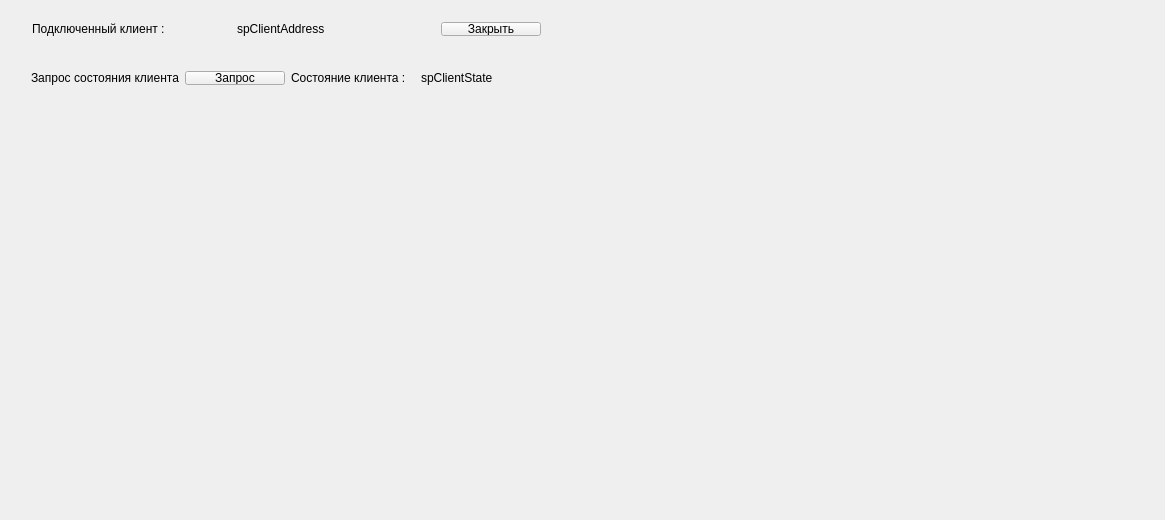
<?xml version="1.0" encoding="UTF-8"?>
<ui version="4.0">
 <class>prServerEmulator</class>
 <widget class="QMainWindow" name="prServerEmulator">
  <property name="geometry">
   <rect>
    <x>0</x>
    <y>0</y>
    <width>1165</width>
    <height>520</height>
   </rect>
  </property>
  <property name="windowTitle">
   <string>prServerEmulator</string>
  </property>
  <widget class="QWidget" name="centralWidget">
   <widget class="QWidget" name="">
    <property name="geometry">
     <rect>
      <x>21</x>
      <y>11</y>
      <width>531</width>
      <height>36</height>
     </rect>
    </property>
    <layout class="QGridLayout" name="gridLayout">
     <item row="0" column="0">
      <widget class="QLabel" name="label">
       <property name="text">
        <string>Подключенный клиент :</string>
       </property>
      </widget>
     </item>
     <item row="0" column="1">
      <widget class="QLabel" name="spClientAddress">
       <property name="text">
        <string>spClientAddress</string>
       </property>
      </widget>
     </item>
     <item row="0" column="2">
      <widget class="QPushButton" name="pushButton">
       <property name="maximumSize">
        <size>
         <width>100</width>
         <height>16777215</height>
        </size>
       </property>
       <property name="text">
        <string>Закрыть</string>
       </property>
      </widget>
     </item>
    </layout>
   </widget>
   <widget class="QWidget" name="">
    <property name="geometry">
     <rect>
      <x>20</x>
      <y>60</y>
      <width>612</width>
      <height>36</height>
     </rect>
    </property>
    <layout class="QHBoxLayout" name="horizontalLayout">
     <item>
      <widget class="QLabel" name="label_2">
       <property name="text">
        <string>Запрос состояния клиента</string>
       </property>
      </widget>
     </item>
     <item>
      <widget class="QPushButton" name="pushButton_2">
       <property name="minimumSize">
        <size>
         <width>100</width>
         <height>0</height>
        </size>
       </property>
       <property name="maximumSize">
        <size>
         <width>100</width>
         <height>16777215</height>
        </size>
       </property>
       <property name="text">
        <string>Запрос</string>
       </property>
      </widget>
     </item>
     <item>
      <widget class="QLabel" name="label_3">
       <property name="text">
        <string>Состояние клиента :</string>
       </property>
      </widget>
     </item>
     <item>
      <widget class="QLabel" name="spClientState">
       <property name="minimumSize">
        <size>
         <width>200</width>
         <height>0</height>
        </size>
       </property>
       <property name="text">
        <string>spClientState</string>
       </property>
      </widget>
     </item>
    </layout>
   </widget>
  </widget>
 </widget>
 <layoutdefault spacing="6" margin="11"/>
 <resources/>
 <connections/>
</ui>
